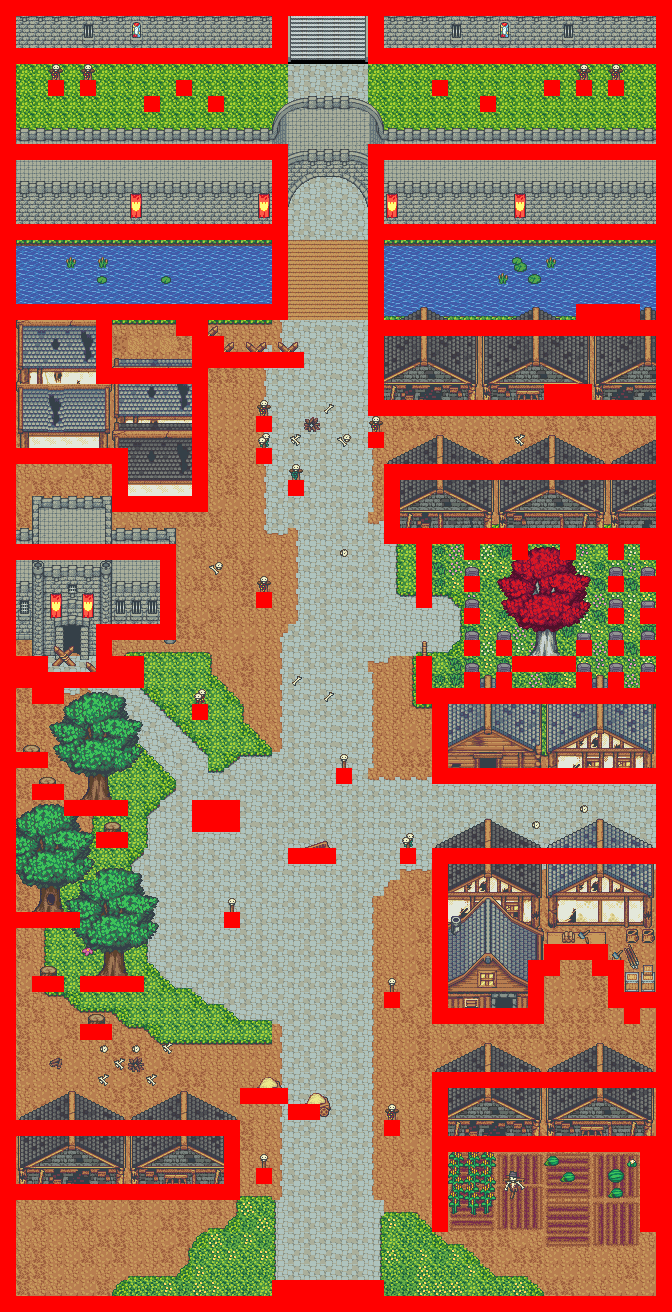

This is a level from a 2D game, rendered from its Tiled map with the project's own tilesets. A one-line summary and the map file follow, with tile-layer data summarised:
An orthogonal 42x82 tile map with 16x16 px tiles, 6 tile layers (sol1, sol2, decord1, decord2, ...), 6 tilesets.

<map version="1.0" orientation="orthogonal" renderorder="right-up" width="42" height="82" tilewidth="16" tileheight="16" nextobjectid="1">
 <tileset firstgid="1" name="house" tilewidth="16" tileheight="16" tilecount="2622">
  <image source="../../tileset/house.png" width="1104" height="608" />
 </tileset>
 <tileset firstgid="2623" name="ff_master_tile_sheet" tilewidth="16" tileheight="16" tilecount="2132">
  <image source="../../tileset/ff_master_tile_sheet.png" width="656" height="832" />
 </tileset>
 <tileset firstgid="4755" name="outside" tilewidth="16" tileheight="16" tilecount="1248">
  <image source="../../tileset/outside.png" width="832" height="384" />
 </tileset>
 <tileset firstgid="6003" name="castle" tilewidth="16" tileheight="16" tilecount="578">
  <image source="../../tileset/castle.png" width="544" height="272" />
 </tileset>
 <tileset firstgid="6581" name="tf_winter_water" tilewidth="16" tileheight="16" tilecount="682">
  <image source="../../tileset/tf_winter_water.png" width="352" height="496" />
 </tileset>
 <tileset firstgid="7263" name="collision" tilewidth="16" tileheight="16" tilecount="1">
  <image source="../../tileset/collision.png" width="16" height="16" />
 </tileset>
 <layer name="sol1" width="42" height="82">
  <data>[3444 cells, 3200 non-empty, 91 distinct tile ids]</data>
 </layer>
 <layer name="sol2" width="42" height="82">
  <data>[3444 cells, 795 non-empty, 257 distinct tile ids]</data>
 </layer>
 <layer name="decord1" width="42" height="82">
  <data>[3444 cells, 689 non-empty, 210 distinct tile ids]</data>
 </layer>
 <layer name="decord2" width="42" height="82">
  <data>[3444 cells, 310 non-empty, 192 distinct tile ids]</data>
 </layer>
 <layer name="collision1" width="42" height="82">
  <data>[3444 cells, 788 non-empty, 1 distinct tile ids]</data>
 </layer>
 <layer name="event" width="42" height="82">
  <data>[3444 cells, 12 non-empty, 1 distinct tile ids]</data>
 </layer>
</map>
